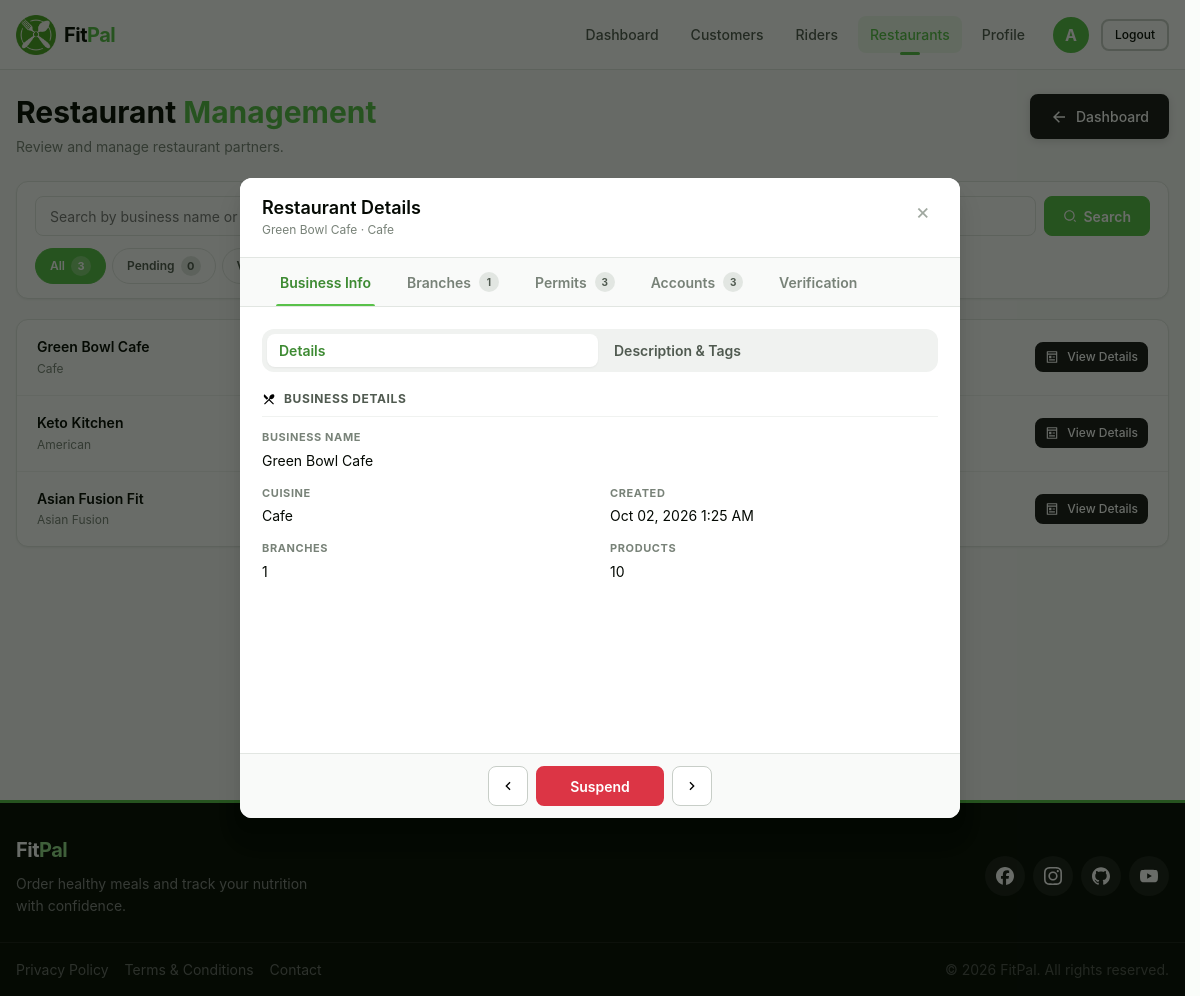
/admin/pages/restaurants.php?open=1 (signed in), run on the app's committed database.
### tables this page shows
CREATE TABLE restaurant (
    restaurant_id INT AUTO_INCREMENT PRIMARY KEY,
    business_name VARCHAR(100) NOT NULL,
    description TEXT NULL,
    cuisine_type VARCHAR(50) NULL,
    dietary_tags TEXT NULL,
    verification_status VARCHAR(20) NOT NULL DEFAULT 'pending' CHECK (
        verification_status IN (
            'pending',
            'denied',
            'suspended',
            'verified'
        )
    ),
    verified_by_admin_id INT NULL,
    verified_at TIMESTAMP NULL,
    is_active TINYINT(1) DEFAULT 1,
    created_at TIMESTAMP DEFAULT CURRENT_TIMESTAMP,
    updated_at TIMESTAMP DEFAULT CURRENT_TIMESTAMP ON UPDATE CURRENT_TIMESTAMP,
    FOREIGN KEY (verified_by_admin_id) REFERENCES administrator (administrator_id) ON DELETE SET NULL,
    INDEX idx_business_name (business_name),
    INDEX idx_verification_status (verification_status),
    INDEX idx_is_active (is_active)
) COMMENT = 'Restaurant business entity — credentials live in restaurant_account';

### admin/pages/restaurants.php (the view, shortened to what the rows shown need)
<?php
require_once __DIR__ . '/../includes/header.php';
require_once __DIR__ . '/../backend/database/admin-queries.php';
$page   = isset($_GET['page']) ? max(1, (int)$_GET['page']) : 1;
$search = isset($_GET['search']) ? trim((string)$_GET['search']) : '';
$status = isset($_GET['status']) ? (string)$_GET['status'] : 'all';
$openId = isset($_GET['open']) ? (int)$_GET['open'] : 0;
$perPage = 5;
$data   = getRestaurantsPaginated($database_connection, $page, $perPage, $search, $status);
$rows   = $data['rows'];
$openRestaurant = null;
$openBranches = [];
$openAccounts = [];
$openPermits = [];
if ($openId > 0) {
    $openRestaurant = getRestaurantDetails($database_connection, $openId);
    if ($openRestaurant) {
        $openBranches = getRestaurantBranches($database_connection, $openId);
        $openAccounts = getRestaurantAccounts($database_connection, $openId);
        $openPermits  = getRestaurantPermits($database_connection, $openId);
    }
}
function buildRestaurantUrl(array $overrides = []): string
{
    $params = [
        'page'   => $_GET['page']   ?? 1,
        'search' => $_GET['search'] ?? '',
        'status' => $_GET['status'] ?? 'all',
    ];
    foreach ($overrides as $k => $v) {
        if ($v === null || $v === '') {
            unset($params[$k]);
        } else {
            $params[$k] = $v;
        }
    }
    return '?' . http_build_query($params);
}
?>
<div class="content admin-list-page">
    <div class="container">
        <header class="admin-page-header">
            <div class="admin-page-header-left">
                <h1 class="heading-2">Restaurant <span>Management</span></h1>
            </div>
        </header>
        <div class="admin-table-card">
            <?php if (empty($rows)): ?>
            <div class="admin-table-empty">
                <div class="admin-table-empty-icon" aria-hidden="true"
                    data-fallback-src="<?php echo $assetBase; ?>assets/images/icons/restaurant.svg">
                    <img src="<?php echo $assetBase; ?>assets/images/icons/search-line.svg" alt="">
                </div>
                <p class="admin-table-empty-title">No restaurants found</p>
                <p class="admin-table-empty-text">
                    <?php if ($search !== ''): ?>
                    No results for "<?php echo htmlspecialchars($search, ENT_QUOTES, 'UTF-8'); ?>".
                    <?php else: ?>
                    Try a different filter.
                    <?php endif; ?>
                </p>
            </div>
            <?php else: ?>
            <div class="admin-table-restaurants">
                <?php foreach ($rows as $r):
                    $rid = (int)$r['restaurant_id'];
                    $name = (string)$r['business_name'];
                    $verification = (string)($r['verification_status'] ?? 'pending');
                    $isActive = (int)$r['is_active'] === 1;
                ?>
                <div class="admin-table-row">
                    <div class="admin-cell-body">
                        <p class="admin-cell-title"><?php echo htmlspecialchars($name, ENT_QUOTES, 'UTF-8'); ?></p>
                        <p class="admin-cell-subtitle">
                            <?php echo htmlspecialchars((string)($r['cuisine_type'] ?? '—'), ENT_QUOTES, 'UTF-8'); ?>
                        </p>
                    </div>
                    <div class="admin-cell-body">
                        <div class="admin-cell-meta">
                            <span class="badge <?php echo adminVerificationBadgeClass($verification); ?>">
                            </span>
                            <span class="badge <?php echo $isActive ? 'badge-success' : 'badge-secondary'; ?>">
                            </span>
                        </div>
                        <div class="admin-cell-meta">
                            <span class="admin-cell-meta-item">
                            </span>
                            <span class="admin-cell-meta-item">
                            </span>
                        </div>
                    </div>
                    <div class="admin-cell-actions">
                        <a href="<?php echo htmlspecialchars(buildRestaurantUrl(['open' => $rid]), ENT_QUOTES, 'UTF-8'); ?>"
                            class="btn btn-outline btn-sm">
                            <img src="<?php echo $assetBase; ?>assets/images/icons/pages-line.svg" alt=""
                                class="btn-icon btn-icon-14" width="14" height="14">
                            <span>View Details</span>
                        </a>
                    </div>
                </div>
                <?php endforeach; ?>
            </div>
            <?php endif; ?>
        </div>
    </div>
</div>
<div class="admin-modal <?php echo $openRestaurant ? 'is-open' : ''; ?>" id="restaurantDetailsModal"
    aria-hidden="<?php echo $openRestaurant ? 'false' : 'true'; ?>" role="dialog">
    <div class="admin-modal-panel admin-modal-panel-wide" role="document">
        <div class="admin-modal-header">
            <div class="admin-modal-header-left">
                <p class="admin-modal-title">Restaurant Details</p>
                <p class="admin-modal-subtitle">
                    <?php echo $openRestaurant
                        ? htmlspecialchars((string)$openRestaurant['business_name'] . ' · ' . ($openRestaurant['cuisine_type'] ?? ''), ENT_QUOTES, 'UTF-8')
                        : 'Select a restaurant to review.'; ?>
                </p>
            </div>
        </div>
        <?php if (!$openRestaurant): ?>
        <div class="admin-modal-panel-body">
            <p class="admin-detail-value admin-detail-value-muted">No restaurant selected.</p>
        </div>
        <?php else:
            $openVerification = (string)($openRestaurant['verification_status'] ?? 'pending');
        ?>
        <div class="admin-modal-tabs" role="tablist">
            <button type="button" class="admin-modal-tab active" data-tab="info" role="tab">Business Info</button>
            <button type="button" class="admin-modal-tab" data-tab="branches" role="tab">
                Branches <span class="tab-count"><?php echo count($openBranches); ?></span>
            </button>
            <button type="button" class="admin-modal-tab" data-tab="permits" role="tab">
                Permits <span class="tab-count"><?php echo count($openPermits); ?></span>
            </button>
            <button type="button" class="admin-modal-tab" data-tab="accounts" role="tab">
                Accounts <span class="tab-count"><?php echo count($openAccounts); ?></span>
            </button>
            <button type="button" class="admin-modal-tab" data-tab="verify" role="tab">Verification</button>
        </div>
        <div class="admin-modal-panel-body">
            <div class="admin-modal-tab-panel active" data-tab-panel="info" role="tabpanel">
                <div class="admin-subtabs" role="tablist">
                    <button type="button" class="admin-subtab active" data-subtab="details" role="tab">
                        Details
                    </button>
                    <button type="button" class="admin-subtab" data-subtab="description" role="tab">
                        Description &amp; Tags
                    </button>
                </div>
                <div class="admin-modal-phase active" data-phase="details" role="tabpanel">
                    <h3 class="admin-section-heading">
                        <img src="<?php echo $assetBase; ?>assets/images/icons/restaurant-fill.svg" alt="" width="14"
                            height="14" class="btn-icon-no-filter">
                        Business Details
                    </h3>
                    <div class="admin-detail-grid">
                        <div class="admin-detail-item admin-detail-item-full">
                            <span class="admin-detail-label">Business Name</span>
                            <span
                                class="admin-detail-value"><?php echo htmlspecialchars((string)$openRestaurant['business_name'], ENT_QUOTES, 'UTF-8'); ?></span>
                        </div>
                        <div class="admin-detail-item">
                            <span class="admin-detail-label">Cuisine</span>
                            <span
                                class="admin-detail-value"><?php echo htmlspecialchars((string)($openRestaurant['cuisine_type'] ?? '—'), ENT_QUOTES, 'UTF-8'); ?></span>
                        </div>
                        <div class="admin-detail-item">
                            <span class="admin-detail-label">Created</span>
                            <span
                                class="admin-detail-value"><?php echo htmlspecialchars(formatAdminDate((string)($openRestaurant['created_at'] ?? '')), ENT_QUOTES, 'UTF-8'); ?></span>
                        </div>
                        <div class="admin-detail-item">
                            <span class="admin-detail-label">Branches</span>
                            <span
                                class="admin-detail-value"><?php echo number_format((int)($openRestaurant['branch_count'] ?? 0)); ?></span>
                        </div>
                        <div class="admin-detail-item">
                            <span class="admin-detail-label">Products</span>
                            <span
                                class="admin-detail-value"><?php echo number_format((int)($openRestaurant['product_count'] ?? 0)); ?></span>
                        </div>
                    </div>
                </div>
            </div>
        </div>
        <div class="admin-modal-tab-footer">
            <button type="button" class="tab-arrow" data-phase-prev aria-label="Previous">
                <img src="<?php echo $assetBase; ?>assets/images/icons/arrow-left-s-line.svg" alt="" width="16"
                    height="16">
            </button>
            <div class="admin-modal-footer-center">
                <div class="admin-modal-footer-actions">
                    <?php if ($openVerification === 'pending'): ?>
                    <form method="POST" action="../backend/handlers/admin-handler.php">
                        <input type="hidden" name="csrf_token"
                            value="<?php echo htmlspecialchars($csrfToken, ENT_QUOTES, 'UTF-8'); ?>">
                        <input type="hidden" name="action" value="set_restaurant_verification">
                        <input type="hidden" name="restaurant_id"
                            value="<?php echo (int)$openRestaurant['restaurant_id']; ?>">
                        <input type="hidden" name="status" value="verified">
                        <input type="hidden" name="redirect_to" value="restaurants.php">
                        <button type="submit" class="btn btn-primary btn-sm">Verify</button>
                    </form>
                    <form method="POST" action="../backend/handlers/admin-handler.php">
                        <input type="hidden" name="csrf_token"
                            value="<?php echo htmlspecialchars($csrfToken, ENT_QUOTES, 'UTF-8'); ?>">
                        <input type="hidden" name="action" value="set_restaurant_verification">
                        <input type="hidden" name="restaurant_id"
                            value="<?php echo (int)$openRestaurant['restaurant_id']; ?>">
                        <input type="hidden" name="status" value="denied">
                        <input type="hidden" name="redirect_to" value="restaurants.php">
                        <button type="submit" class="btn btn-danger btn-sm">Deny</button>
                    </form>
                    <?php elseif ($openVerification === 'verified'): ?>
                    <form method="POST" action="../backend/handlers/admin-handler.php">
                        <button type="submit" class="btn btn-danger btn-sm">Suspend</button>
                    </form>
                    <?php endif; ?>
                </div>
            </div>
            <button type="button" class="tab-arrow" data-phase-next aria-label="Next">
                <img src="<?php echo $assetBase; ?>assets/images/icons/arrow-right-s-line.svg" alt="" width="16"
                    height="16">
            </button>
        </div>
        <?php endif; ?>
    </div>
</div>
<?php require_once __DIR__ . '/../../shared/includes/footer.php'; ?>

### data on the page
restaurant: business_name "Green Bowl Cafe", cuisine_type "Cafe", business_name+cuisine_type "Green Bowl Cafe · Cafe", created_at "Oct 02, 2026 1:25 AM"
restaurant: business_name "Keto Kitchen", cuisine_type "American"
restaurant: business_name "Asian Fusion Fit", cuisine_type "Asian Fusion"

### other printed values
$adminInitial "A"
$counts['all'] "3"
$counts['pending'] "0"
count($openBranches) "1"
count($openPermits) "3"
count($openAccounts) "3"
$openRestaurant['branch_count'] "1"
$openRestaurant['product_count'] "10"
